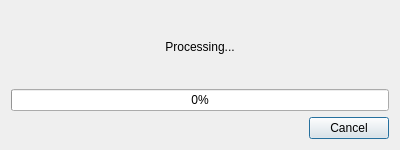
<?xml version="1.0" encoding="UTF-8"?>
<ui version="4.0">
 <class>ProgressDialog</class>
 <widget class="QDialog" name="ProgressDialog">
  <property name="geometry">
   <rect>
    <x>0</x>
    <y>0</y>
    <width>400</width>
    <height>150</height>
   </rect>
  </property>
  <property name="windowTitle">
   <string>Progress</string>
  </property>
  <layout class="QVBoxLayout" name="verticalLayout">
   <item>
    <widget class="QLabel" name="statusLabel">
     <property name="text">
      <string>Processing...</string>
     </property>
     <property name="alignment">
      <set>Qt::AlignCenter</set>
     </property>
    </widget>
   </item>
   <item>
    <widget class="QProgressBar" name="progressBar">
     <property name="value">
      <number>0</number>
     </property>
    </widget>
   </item>
   <item>
    <widget class="QDialogButtonBox" name="buttonBox">
     <property name="orientation">
      <enum>Qt::Horizontal</enum>
     </property>
     <property name="standardButtons">
      <set>QDialogButtonBox::Cancel</set>
     </property>
    </widget>
   </item>
  </layout>
 </widget>
 <resources/>
 <connections>
  <connection>
   <sender>buttonBox</sender>
   <signal>rejected()</signal>
   <receiver>ProgressDialog</receiver>
   <slot>reject()</slot>
  </connection>
 </connections>
</ui>
